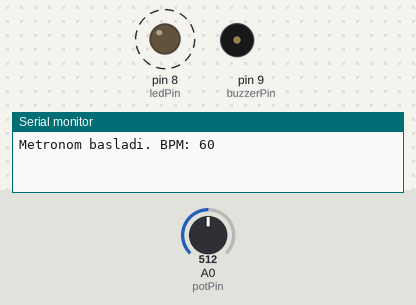
This sketch was run on a simulated Arduino Uno, built with avr-gcc and run on an emulated ATmega328P. On the bench: output pins drawn as LEDs (lit = HIGH), buzzer (waves = sounding, pin HIGH), the last lines printed to the serial monitor. Dashed ring = blinking. The inputs (shaded band) are chosen by the test bench; at power-on: A0 (potPin) = 512.

Above: at 1.2 s.
1.3 s: A0 (potPin) set to 544
4.3 s: A0 (potPin) set to 567
At 4.37 s:
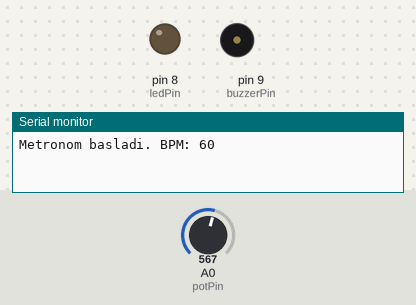
At 4.75 s:
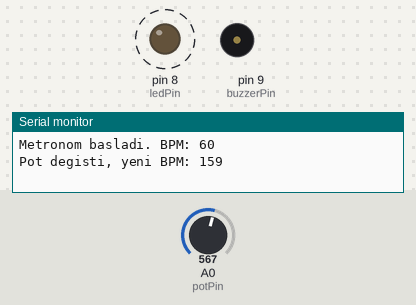
Timing chart, 0 to 13.3 s (numbered marks = the images above; inputs shaded):
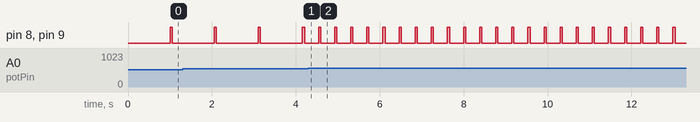

The sketch:

metronom.ino
```cpp
const int buzzerPin = 9;
const int potPin = A0;
const int ledPin = 8;  // LED pini

int bpm = 60;
int interval = 1000;
int vurusSayaci = 0;
const int hysteresis = 5;

unsigned long previousMillis = 0;
int eskiPotDegeri = 0;

void setup() {
  Serial.begin(115200);
  pinMode(buzzerPin, OUTPUT);
  pinMode(ledPin, OUTPUT);
  Serial.println("Metronom basladi. BPM: 60");
}

void loop() {
  long toplam = 0;
  for (int i = 0; i < 100; i++) {
    toplam += analogRead(potPin);
    delay(1);
  }
  int potDegeri = toplam / 100;

  if (eskiPotDegeri == 0) {
    eskiPotDegeri = potDegeri;
  }

  int yeniBpm = map(potDegeri, 0, 1023, 60, 240);
  if (yeniBpm > 240) yeniBpm = 240;
  if (yeniBpm < 60) yeniBpm = 60;

  if (abs(potDegeri - eskiPotDegeri) > hysteresis * 8) {
    bpm = yeniBpm;
    vurusSayaci = 0;
    Serial.print("Pot degisti, yeni BPM: ");
    Serial.println(bpm);
    eskiPotDegeri = potDegeri;
  }

  interval = 60000 / bpm;

  unsigned long currentMillis = millis();
  if (currentMillis - previousMillis >= interval) {
    previousMillis = currentMillis;

    // BUZZER VE LED AYNI ANDA ÇALIŞIYOR:
    digitalWrite(buzzerPin, HIGH);
    digitalWrite(ledPin, HIGH);
    delay(50);
    digitalWrite(buzzerPin, LOW);
    digitalWrite(ledPin, LOW);

    vurusSayaci++;

    if (vurusSayaci >= 16) {
      bpm += 4;
      if (bpm > 240) bpm = 240;
      vurusSayaci = 0;
      Serial.print("Otomatik Artti BPM: ");
      Serial.println(bpm);
}
}
}
```

Measured:
- the behaviour switches between 552 and 553 on A0 (potPin) (found by bisection; images 0 and 1)
- after the input at 4.3 s, pin 8 (ledPin), pin 9 (buzzerPin): alternates HIGH for 0.05 s and LOW for 0.33 s, starting after 0.24 s
- by itself, pin 8 (ledPin), pin 9 (buzzerPin): alternates HIGH for 0.05 s and LOW for 1.0 s
